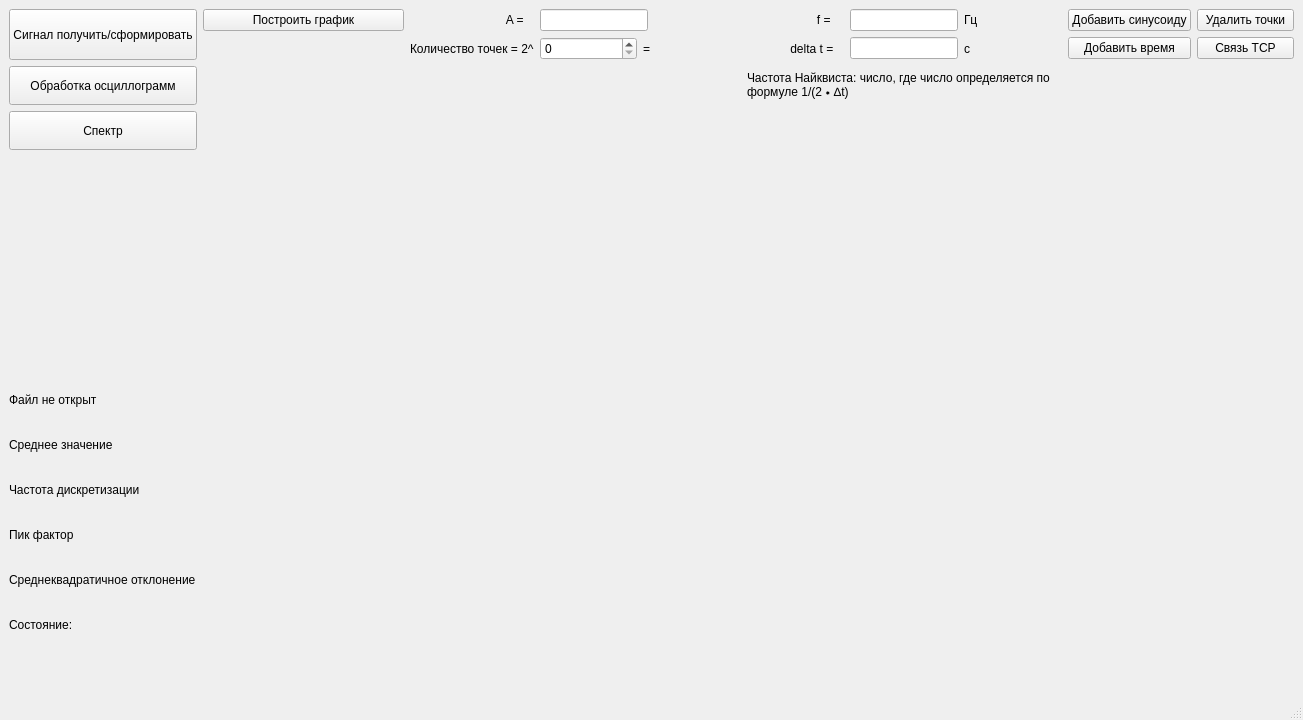
<?xml version="1.0" encoding="UTF-8"?>
<ui version="4.0">
 <class>MainWindow</class>
 <widget class="QMainWindow" name="MainWindow">
  <property name="geometry">
   <rect>
    <x>0</x>
    <y>0</y>
    <width>1303</width>
    <height>720</height>
   </rect>
  </property>
  <property name="sizeIncrement">
   <size>
    <width>0</width>
    <height>0</height>
   </size>
  </property>
  <property name="windowTitle">
   <string>Получение сигнала</string>
  </property>
  <widget class="QWidget" name="centralwidget">
   <layout class="QGridLayout" name="gridLayout_2">
    <item row="0" column="10">
     <widget class="QPushButton" name="pushButton_8">
      <property name="text">
       <string>Удалить точки</string>
      </property>
     </widget>
    </item>
    <item row="0" column="0" rowspan="2">
     <widget class="QPushButton" name="pushButton_3">
      <property name="sizePolicy">
       <sizepolicy hsizetype="Minimum" vsizetype="Preferred">
        <horstretch>0</horstretch>
        <verstretch>0</verstretch>
       </sizepolicy>
      </property>
      <property name="text">
       <string>Сигнал получить/сформировать</string>
      </property>
     </widget>
    </item>
    <item row="0" column="6">
     <widget class="QLabel" name="label_7">
      <property name="text">
       <string>                     f =</string>
      </property>
     </widget>
    </item>
    <item row="0" column="3">
     <widget class="QLabel" name="label_6">
      <property name="text">
       <string>                             A = </string>
      </property>
     </widget>
    </item>
    <item row="0" column="9">
     <widget class="QPushButton" name="pushButton_2">
      <property name="text">
       <string>Добавить синусоиду</string>
      </property>
     </widget>
    </item>
    <item row="1" column="6">
     <widget class="QLabel" name="label_8">
      <property name="text">
       <string>             delta t =</string>
      </property>
     </widget>
    </item>
    <item row="0" column="7">
     <widget class="QLineEdit" name="lineEdit_2">
      <property name="sizePolicy">
       <sizepolicy hsizetype="Maximum" vsizetype="Fixed">
        <horstretch>0</horstretch>
        <verstretch>0</verstretch>
       </sizepolicy>
      </property>
     </widget>
    </item>
    <item row="1" column="3">
     <widget class="QLabel" name="label_11">
      <property name="text">
       <string>Количество точек = 2^</string>
      </property>
     </widget>
    </item>
    <item row="1" column="5">
     <widget class="QLabel" name="label_12">
      <property name="text">
       <string>=</string>
      </property>
     </widget>
    </item>
    <item row="13" column="0">
     <widget class="QLabel" name="label_4">
      <property name="text">
       <string>Среднеквадратичное отклонение</string>
      </property>
     </widget>
    </item>
    <item row="0" column="1" colspan="2">
     <widget class="QPushButton" name="pushButton">
      <property name="text">
       <string>Построить график</string>
      </property>
     </widget>
    </item>
    <item row="11" column="0">
     <widget class="QLabel" name="label_3">
      <property name="text">
       <string>Частота дискретизации</string>
      </property>
     </widget>
    </item>
    <item row="1" column="4">
     <widget class="QSpinBox" name="spinBox"/>
    </item>
    <item row="14" column="0">
     <widget class="QLabel" name="label_13">
      <property name="text">
       <string>Состояние:</string>
      </property>
     </widget>
    </item>
    <item row="0" column="4" colspan="2">
     <widget class="QLineEdit" name="lineEdit">
      <property name="sizePolicy">
       <sizepolicy hsizetype="Maximum" vsizetype="Fixed">
        <horstretch>0</horstretch>
        <verstretch>0</verstretch>
       </sizepolicy>
      </property>
     </widget>
    </item>
    <item row="12" column="0">
     <widget class="QLabel" name="label_5">
      <property name="text">
       <string>Пик фактор</string>
      </property>
     </widget>
    </item>
    <item row="0" column="8">
     <widget class="QLabel" name="label_9">
      <property name="text">
       <string>Гц</string>
      </property>
     </widget>
    </item>
    <item row="1" column="7">
     <widget class="QLineEdit" name="lineEdit_3">
      <property name="sizePolicy">
       <sizepolicy hsizetype="Maximum" vsizetype="Fixed">
        <horstretch>0</horstretch>
        <verstretch>0</verstretch>
       </sizepolicy>
      </property>
     </widget>
    </item>
    <item row="3" column="1" rowspan="13" colspan="10">
     <widget class="QWidget" name="gridWidget" native="true">
      <property name="sizePolicy">
       <sizepolicy hsizetype="Minimum" vsizetype="Minimum">
        <horstretch>0</horstretch>
        <verstretch>0</verstretch>
       </sizepolicy>
      </property>
      <property name="sizeIncrement">
       <size>
        <width>0</width>
        <height>0</height>
       </size>
      </property>
      <property name="layoutDirection">
       <enum>Qt::LeftToRight</enum>
      </property>
      <layout class="QGridLayout" name="gridLayout">
       <property name="sizeConstraint">
        <enum>QLayout::SetDefaultConstraint</enum>
       </property>
      </layout>
     </widget>
    </item>
    <item row="9" column="0">
     <widget class="QLabel" name="label">
      <property name="text">
       <string>Файл не открыт</string>
      </property>
     </widget>
    </item>
    <item row="10" column="0">
     <widget class="QLabel" name="label_2">
      <property name="text">
       <string>Среднее значение</string>
      </property>
     </widget>
    </item>
    <item row="1" column="9">
     <widget class="QPushButton" name="pushButton_7">
      <property name="text">
       <string>Добавить время</string>
      </property>
     </widget>
    </item>
    <item row="1" column="8">
     <widget class="QLabel" name="label_10">
      <property name="text">
       <string>c</string>
      </property>
     </widget>
    </item>
    <item row="1" column="10">
     <widget class="QPushButton" name="pushButton_9">
      <property name="text">
       <string>Связь TCP</string>
      </property>
     </widget>
    </item>
    <item row="2" column="6" colspan="3">
     <widget class="QLabel" name="label_14">
      <property name="text">
       <string>Частота Найквиста: число, где число определяется по
формуле 1/(2∗∆t)</string>
      </property>
     </widget>
    </item>
    <item row="2" column="0">
     <widget class="QPushButton" name="pushButton_4">
      <property name="sizePolicy">
       <sizepolicy hsizetype="Minimum" vsizetype="Preferred">
        <horstretch>0</horstretch>
        <verstretch>0</verstretch>
       </sizepolicy>
      </property>
      <property name="text">
       <string>Обработка осциллограмм</string>
      </property>
     </widget>
    </item>
    <item row="3" column="0">
     <widget class="QPushButton" name="pushButton_5">
      <property name="sizePolicy">
       <sizepolicy hsizetype="Minimum" vsizetype="Preferred">
        <horstretch>0</horstretch>
        <verstretch>0</verstretch>
       </sizepolicy>
      </property>
      <property name="text">
       <string>Спектр</string>
      </property>
     </widget>
    </item>
   </layout>
  </widget>
  <widget class="QMenuBar" name="menubar">
   <property name="geometry">
    <rect>
     <x>0</x>
     <y>0</y>
     <width>1303</width>
     <height>26</height>
    </rect>
   </property>
  </widget>
  <widget class="QStatusBar" name="statusbar"/>
 </widget>
 <resources/>
 <connections/>
</ui>
